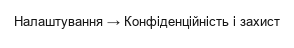
#> input picture tools/ocr-eval/set/arial-13-light-01.png, 294 x 48 px; its folder holds 4 pictures in this run
$ python memory.py
#> lines starting #> are read from the running program, lines starting #| are printed output that depends on the picture
#!/usr/bin/env python3
"""Memory and time of Tesseract per model set and picture size (ZK-120, step 3): the helper's
RAM matters more than the installer's size (owner, 29.09).

    TESSDATA_FAST=… TESSDATA_BEST=… python tools/ocr-eval/memory.py > memory.md

Builds screen-sized pictures from the evaluation set (the text of real interface lines, packed as
densely as a busy screen), runs the tesseract CLI under /usr/bin/time -v and reports the peak
resident memory (RSS) and the wall time: models only (a 1×1 picture), a full screen at 1× and 2×.
Linux only (GNU time).
"""

import os
import re
import subprocess
import tempfile
from pathlib import Path

from PIL import Image

SET = Path(__file__).resolve().parent / "set"
TMP = Path(tempfile.gettempdir())


def screen(w: int, h: int) -> Path:
    """A w×h picture tiled with the set's pictures, like a screen full of interface text."""
    canvas = Image.new("RGB", (w, h), (255, 255, 255))
    x = y = row = 0
    tiles = [Image.open(p).convert("RGB") for p in sorted(SET.glob("*light*.png"))]
    i = 0
    while y < h:
        t = tiles[i % len(tiles)]
        i += 1
        if x + t.width > w:
            x, y, row = 0, y + row, 0
            continue
        canvas.paste(t, (x, y))
        x += t.width
        row = max(row, t.height)
    p = TMP / f"zk-screen-{w}x{h}.png"
    canvas.save(p)
    return p


def upscale(p: Path, k: int) -> Path:
    if k == 1:
        return p
    img = Image.open(p)
    out = TMP / f"{p.stem}-x{k}.png"
    img.resize((img.width * k, img.height * k), Image.LANCZOS).save(out)
    return out


def measure(src: Path, tessdata: str, langs: str) -> tuple[float, float]:
    r = subprocess.run(["/usr/bin/time", "-v", "tesseract", str(src), "stdout", "--tessdata-dir",
                        tessdata, "-l", langs, "--psm", "3"], capture_output=True, text=True)
    rss = int(re.search(r"Maximum resident set size \(kbytes\): (\d+)", r.stderr).group(1))
    m = re.search(r"Elapsed \(wall clock\) time \(h:mm:ss or m:ss\): (?:(\d+):)?(\d+):([\d.]+)",
                  r.stderr)
    secs = int(m.group(1) or 0) * 3600 + int(m.group(2)) * 60 + float(m.group(3))
    return rss / 1024, secs


def main():
    dot = TMP / "zk-1x1.png"
    Image.new("RGB", (1, 1), (255, 255, 255)).save(dot)
    fhd, qhd = screen(1920, 1080), screen(2560, 1440)
#> in screen, `canvas = Image.new("RGB", (w, h), (255, 255, 255))`: canvas: PIL image 1920x1080 RGB; every value is 255
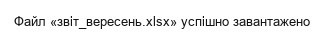
#> input picture tools/ocr-eval/set/arial-13-light-04.png, 324 x 48 px
#> in screen, `tiles = [Image.open(p).convert("RGB") for p in sorted(SET.glob("*light..`: tiles = 2 items
#> after the loop in screen, `while y < h:`:
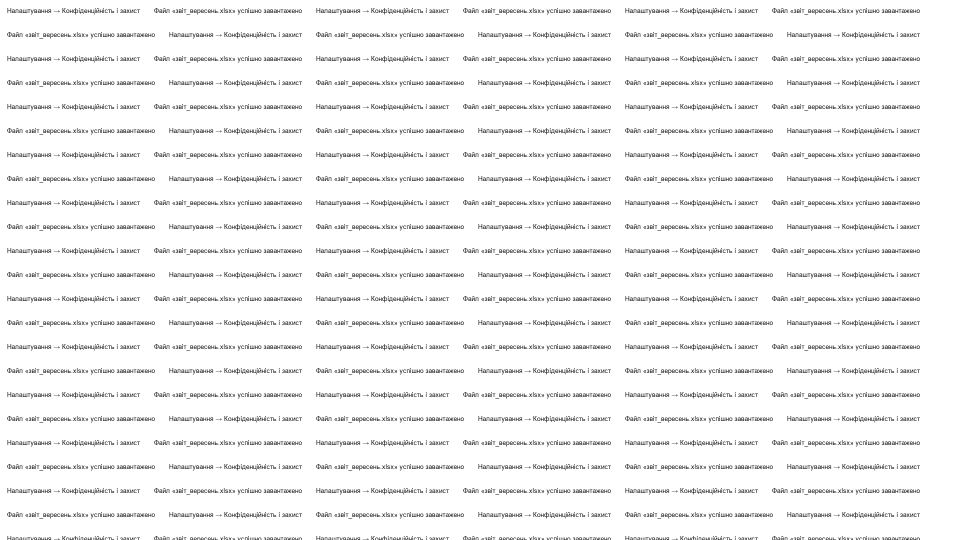
#> canvas: PIL image 1920x1080 RGB (shown at 1/2 size); min 20, max 255, mean 243.4
#> in screen, t is the input picture: PIL image 294x48 RGB; min 20, max 255, mean 243.2
#> after the loop in screen, `while y < h:`: i = 161; row = 0; y = 1104
#> call 2 of screen, with w = 2560, h = 1440
#> in screen (call 2), `canvas = Image.new("RGB", (w, h), (255, 255, 255))`: canvas: PIL image 2560x1440 RGB; every value is 255
#> after the loop in screen (call 2), `while y < h:`:
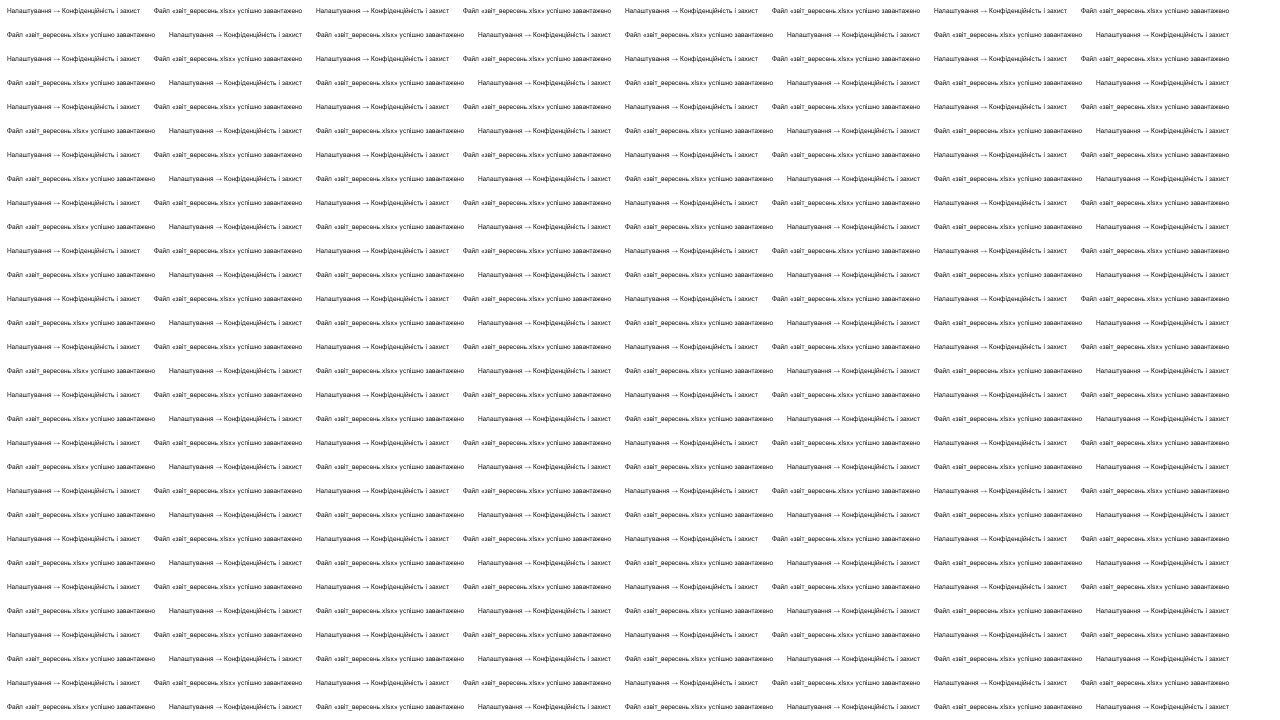
#> canvas: PIL image 2560x1440 RGB (shown at 1/2 size); min 20, max 255, mean 243.5
#> in screen, t is the input picture: PIL image 324x48 RGB; min 20, max 255, mean 243
#> after the loop in screen (call 2), `while y < h:`: i = 270; row = 0; y = 1440
    pictures = [
        ("models only (1×1)", dot),
        ("1920×1080 at 1×", fhd),
        ("1920×1080 at 2×", upscale(fhd, 2)),
        ("2560×1440 at 1×", qhd),
        ("2560×1440 at 2×", upscale(qhd, 2)),
    ]
#> (the run stopped early here; a loop or call above may not have finished)
